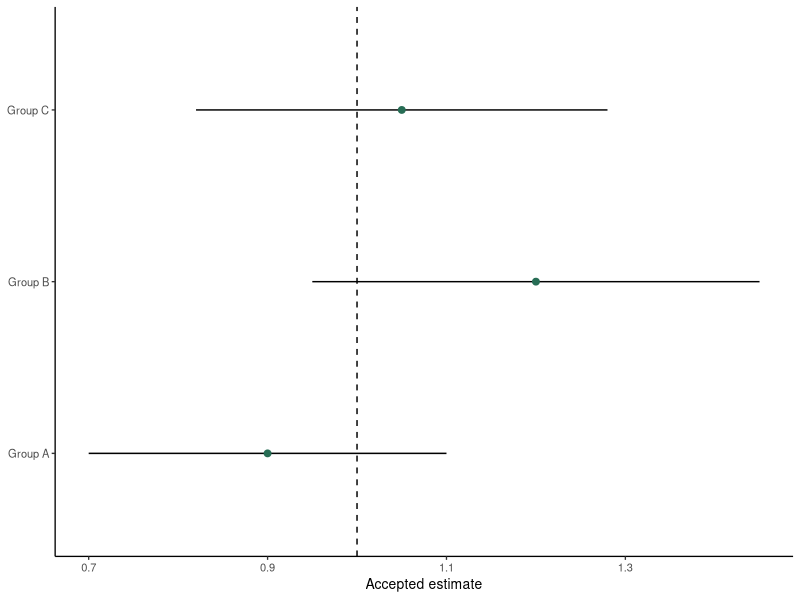

The R script that drew this image:
# Synthetic accepted estimates for routing/editing demos; no statistical model.
library(ggplot2)
estimates <- data.frame(
  label = c("Group A", "Group B", "Group C"),
  estimate = c(0.9, 1.2, 1.05),
  low = c(0.7, 0.95, 0.82),
  high = c(1.1, 1.45, 1.28)
)
p <- ggplot(estimates, aes(x = estimate, y = label)) +
  geom_segment(aes(x = low, xend = high, yend = label)) +
  geom_point(size = 2, colour = "#276D55") +
  geom_vline(xintercept = 1, linetype = "dashed") +
  theme_classic(base_size = 10) + labs(x = "Accepted estimate", y = NULL)
# Call ggsave explicitly in a real authorized rendering task.
